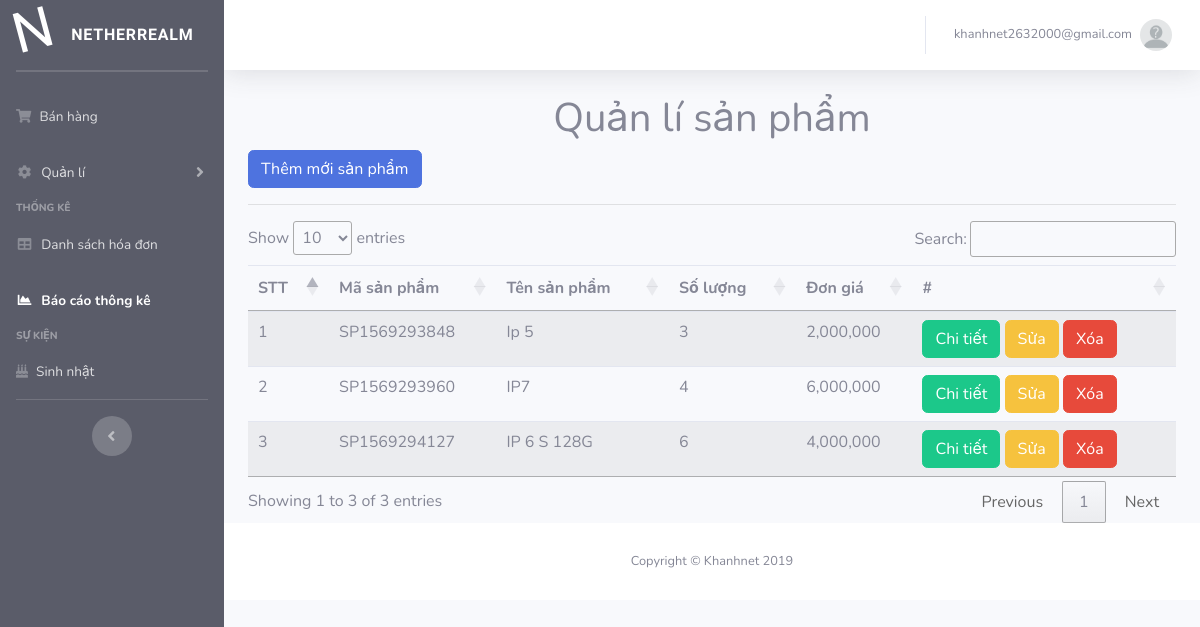
The app's page /admin/index.php?mod=product&act=list (signed in) with its own data.
### tables this page shows
CREATE TABLE `products` (
  `CODE` varchar(255) NOT NULL,
  `NAME` varchar(255) NOT NULL,
  `QUANTITY` varchar(255) NOT NULL,
  `PRICE` int(11) DEFAULT NULL,
  `PICTURE` varchar(255) DEFAULT NULL,
  `TYPE` varchar(255) DEFAULT NULL,
  `NOTE` varchar(255) DEFAULT NULL,
  `OLD_PRICE` int(11) DEFAULT NULL
);

### admin/controllers/ProductController.php (called while the page is built, shortened)
<?php
class ProductController
{
    var $model;
    function __construct(){
        $this->model= new Product;
    }
    public function list()
    {
        $data= $this->model->getAll();
        require_once("views/products/list.php");
    }
}
 ?>

### admin/models/conection.php (called while the page is built, shortened)
<?php
class Connection
{
    public function __construct()
    {
        $this->conn = new mysqli(servername, username, password, dbname);
    }
}
 ?>

### admin/models/Model.php (called while the page is built, shortened)
<?php
include_once('conection.php');
    class Model
    {
      var $conn;
      var $table='';
      function __construct(){
        $connection= new Connection();
        $this->conn= $connection->conn;
      }
       public function getAll()
       {
        $query = "SELECT * FROM ".$this->table;
        $data=array();
        $result = $this->conn->query($query);
        while($row = $result->fetch_assoc()) {
           $data[]=$row;
       }
       return $data;
   }
}
?>

### admin/views/products/list.php (the view, shortened to what this page needs)
<?php
include_once('views/layout/header.php');
 ?>
  <legend><h1 class="text-center">Quản lí sản phẩm</h1></legend>
    <div class="container " >
    <a href="?mod=product&act=add" class="btn btn-primary">Thêm mới sản phẩm</a>
    <hr>
  <table id="myTable" class="table table-striped">
    <thead>
      <tr>
        <th scope="col">STT</th>
        <th scope="col">Mã sản phẩm</th>
        <th scope="col">Tên sản phẩm</th>
        <th scope="col">Số lượng</th>
        <th scope="col">Đơn giá</th>
        <th scope="col">#</th>
      </tr>
    </thead>
    <tbody>
      <?php
      $i=0;
      foreach ($data as $row) {
        $i++;
        ?>
        <tr>
          <td><?= $i ?></td>
          <td><?= $row['CODE'] ?></td>
          <td><?= $row['NAME']?></td>
          <td><?= $row['QUANTITY'] ?></td>
          <td><?= number_format($row['PRICE']); ?></td>
          <td>
          <a href="javascript: ;" class="btn btn-success btn-show" data-id="<?= $row['CODE'] ?>"
                  data-toggle="modal" data-target="#modalShow"><span class="text-white">Chi tiết</span></a>
        <a href="?mod=product&act=edit&CODE=<?= $row['CODE'] ?>" class="btn btn-warning">Sửa</a>
        <a href="?mod=product&act=delete&CODE=<?= $row['CODE'] ?>" class="btn btn-danger btn-delete">Xóa</a> </td>
          </tr>
        <?php } ?>
      </tbody>
    </table>
  </div>
<?php
 include_once('views/layout/footer.php');
 ?>

### records on screen
products: CODE "SP1569293848", NAME "Ip 5", QUANTITY "3", PRICE "2,000,000"
products: CODE "SP1569293960", NAME "IP7", QUANTITY "4", PRICE "6,000,000"
products: CODE "SP1569294127", NAME "IP 6 S 128G", QUANTITY "6", PRICE "4,000,000"

### other values on screen
$_SESSION['login']['NAME'] "khanhnet2632000@gmail.com"
